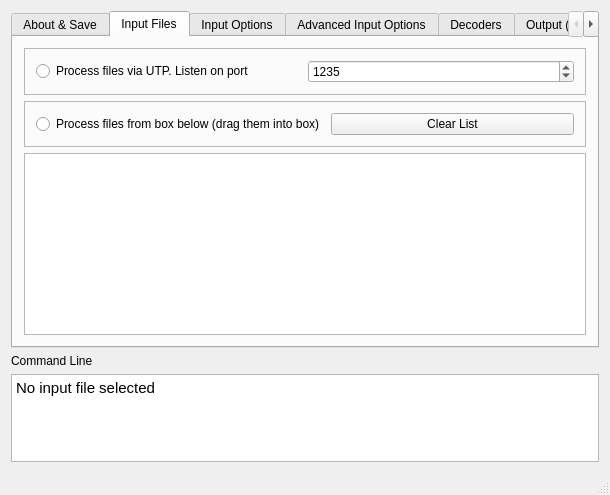
<?xml version="1.0" encoding="UTF-8"?>
<ui version="4.0">
 <class>MainWindow</class>
 <widget class="QMainWindow" name="MainWindow">
  <property name="geometry">
   <rect>
    <x>0</x>
    <y>0</y>
    <width>610</width>
    <height>495</height>
   </rect>
  </property>
  <property name="windowTitle">
   <string>CCExtractor GUI 0.1</string>
  </property>
  <widget class="QWidget" name="centralWidget">
   <property name="layoutDirection">
    <enum>Qt::LeftToRight</enum>
   </property>
   <layout class="QVBoxLayout" name="verticalLayout">
    <item>
     <widget class="QTabWidget" name="tabWidget">
      <property name="currentIndex">
       <number>1</number>
      </property>
      <widget class="QWidget" name="about">
       <attribute name="title">
        <string>About &amp;&amp; Save</string>
       </attribute>
      </widget>
      <widget class="QWidget" name="input_file">
       <attribute name="title">
        <string>Input Files</string>
       </attribute>
       <layout class="QVBoxLayout" name="verticalLayout_2">
        <item>
         <widget class="QFrame" name="frame">
          <property name="frameShape">
           <enum>QFrame::StyledPanel</enum>
          </property>
          <property name="frameShadow">
           <enum>QFrame::Raised</enum>
          </property>
          <layout class="QHBoxLayout" name="horizontalLayout_2">
           <item>
            <widget class="QRadioButton" name="radioButton">
             <property name="text">
              <string>Process files via UTP. Listen on port </string>
             </property>
            </widget>
           </item>
           <item>
            <widget class="QSpinBox" name="spinBox">
             <property name="minimum">
              <number>1</number>
             </property>
             <property name="maximum">
              <number>65535</number>
             </property>
             <property name="value">
              <number>1235</number>
             </property>
            </widget>
           </item>
          </layout>
         </widget>
        </item>
        <item>
         <widget class="QFrame" name="frame_2">
          <property name="frameShape">
           <enum>QFrame::StyledPanel</enum>
          </property>
          <property name="frameShadow">
           <enum>QFrame::Raised</enum>
          </property>
          <layout class="QHBoxLayout" name="horizontalLayout">
           <item>
            <widget class="QRadioButton" name="radioButton_2">
             <property name="text">
              <string>Process files from box below (drag them into box)</string>
             </property>
            </widget>
           </item>
           <item>
            <widget class="QPushButton" name="pushButton">
             <property name="text">
              <string>Clear List</string>
             </property>
            </widget>
           </item>
          </layout>
         </widget>
        </item>
        <item>
         <widget class="QListView" name="listView"/>
        </item>
       </layout>
      </widget>
      <widget class="QWidget" name="input_op">
       <attribute name="title">
        <string>Input Options</string>
       </attribute>
      </widget>
      <widget class="QWidget" name="adv_inp">
       <attribute name="title">
        <string>Advanced Input Options</string>
       </attribute>
      </widget>
      <widget class="QWidget" name="decoder">
       <attribute name="title">
        <string>Decoders</string>
       </attribute>
      </widget>
      <widget class="QWidget" name="out1">
       <attribute name="title">
        <string>Output (1)</string>
       </attribute>
      </widget>
      <widget class="QWidget" name="out2">
       <attribute name="title">
        <string>Output (2)</string>
       </attribute>
      </widget>
      <widget class="QWidget" name="credits">
       <attribute name="title">
        <string>Credits</string>
       </attribute>
      </widget>
      <widget class="QWidget" name="debug">
       <attribute name="title">
        <string>Debug</string>
       </attribute>
      </widget>
      <widget class="QWidget" name="hdhomerun">
       <attribute name="title">
        <string>HDHomeRun</string>
       </attribute>
      </widget>
      <widget class="QWidget" name="exec">
       <attribute name="title">
        <string>Execution</string>
       </attribute>
      </widget>
     </widget>
    </item>
    <item>
     <widget class="QLabel" name="label_2">
      <property name="text">
       <string>Command Line</string>
      </property>
     </widget>
    </item>
    <item>
     <widget class="QTextBrowser" name="textBrowser">
      <property name="maximumSize">
       <size>
        <width>16777215</width>
        <height>100</height>
       </size>
      </property>
      <property name="html">
       <string>&lt;!DOCTYPE HTML PUBLIC &quot;-//W3C//DTD HTML 4.0//EN&quot; &quot;http://www.w3.org/TR/REC-html40/strict.dtd&quot;&gt;
&lt;html&gt;&lt;head&gt;&lt;meta name=&quot;qrichtext&quot; content=&quot;1&quot; /&gt;&lt;style type=&quot;text/css&quot;&gt;
p, li { white-space: pre-wrap; }
&lt;/style&gt;&lt;/head&gt;&lt;body style=&quot; font-family:'Ubuntu'; font-size:11pt; font-weight:400; font-style:normal;&quot;&gt;
&lt;p style=&quot; margin-top:0px; margin-bottom:0px; margin-left:0px; margin-right:0px; -qt-block-indent:0; text-indent:0px;&quot;&gt;No input file selected&lt;/p&gt;&lt;/body&gt;&lt;/html&gt;</string>
      </property>
     </widget>
    </item>
   </layout>
  </widget>
  <widget class="QStatusBar" name="statusBar"/>
  <widget class="QMenuBar" name="menuBar">
   <property name="geometry">
    <rect>
     <x>0</x>
     <y>0</y>
     <width>610</width>
     <height>25</height>
    </rect>
   </property>
  </widget>
 </widget>
 <layoutdefault spacing="6" margin="11"/>
 <resources/>
 <connections/>
</ui>
